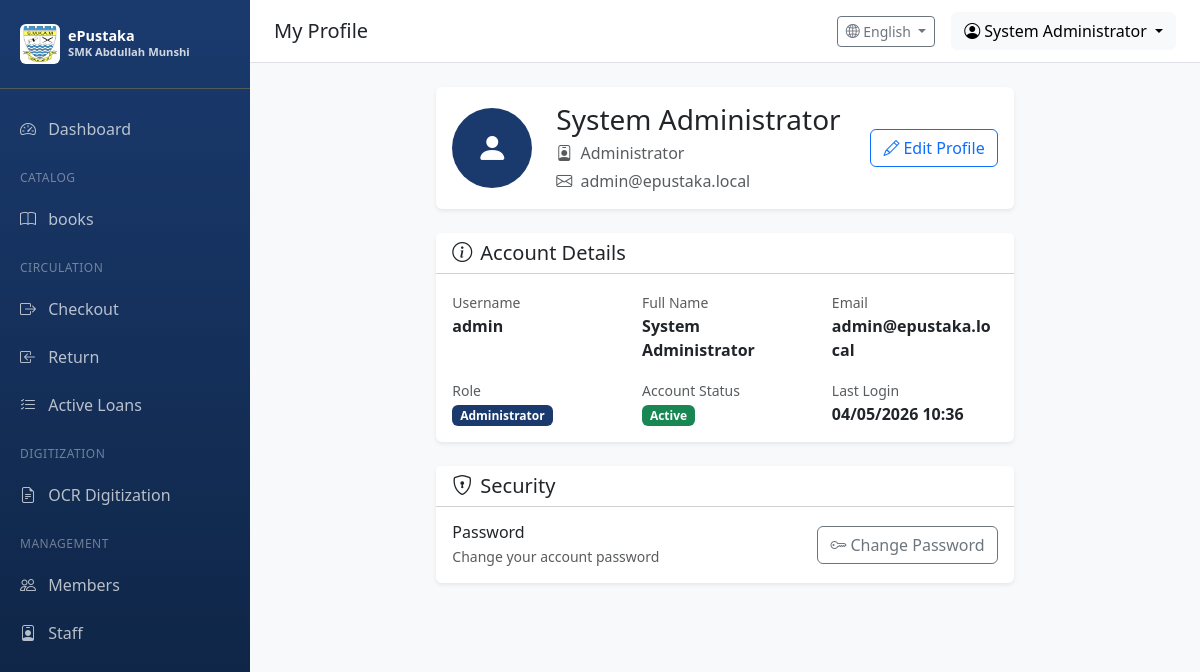
Before: /auth/profile (signed in) with the older database file.
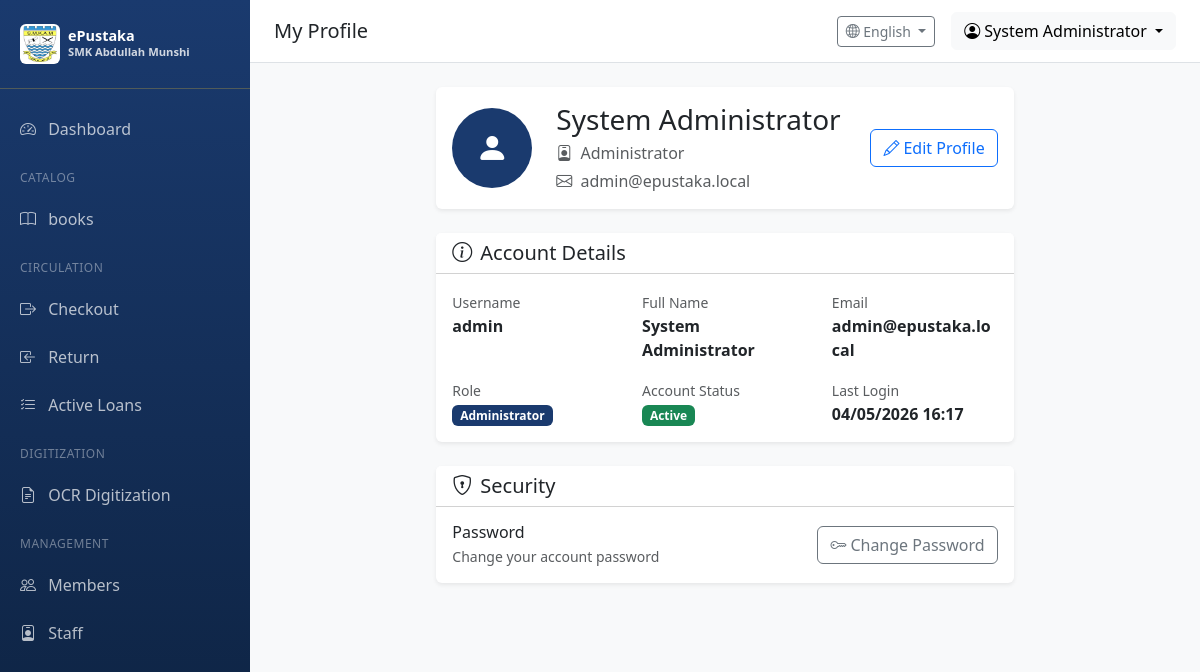
After: the same page with the newer database file.
### app/models/user.py (models this page shows, shortened)
class User(UserMixin, db.Model):
    __tablename__ = 'users'
    id = db.Column(db.Integer, primary_key=True)
    username = db.Column(db.String(64), unique=True, nullable=False, index=True)
    email = db.Column(db.String(120), unique=True, nullable=False, index=True)
    password_hash = db.Column(db.String(256), nullable=False)
    full_name = db.Column(db.String(128))
    is_active = db.Column(db.Boolean, default=True)
    role_id = db.Column(db.Integer, db.ForeignKey('roles.id'))
    created_at = db.Column(db.DateTime, default=datetime.utcnow)
    updated_at = db.Column(db.DateTime, default=datetime.utcnow, onupdate=datetime.utcnow)
    last_login = db.Column(db.DateTime)
    def can(self, perm):
        return self.role is not None and self.role.has_permission(perm)

class Role(db.Model):
    __tablename__ = 'roles'
    id = db.Column(db.Integer, primary_key=True)
    name = db.Column(db.String(64), unique=True, nullable=False)
    description = db.Column(db.String(256))
    permissions = db.Column(db.Integer, default=0)
    is_default = db.Column(db.Boolean, default=False, index=True)
    users = db.relationship('User', backref='role', lazy='dynamic')
    def has_permission(self, perm):
        return self.permissions & perm == perm

### app/routes/auth.py (the view)
@auth_bp.route('/profile')
@login_required
def profile():
    return render_template('auth/profile.html', user=current_user)

### app/models/user.py (called while the page is built)
@login_manager.user_loader
def load_user(user_id):
    return User.query.get(int(user_id))

### app/utils/i18n.py (called while the page is built)
def get_language() -> str:
    try:
        return session.get('language', DEFAULT_LANGUAGE)
    except RuntimeError:
        return DEFAULT_LANGUAGE

def get_text(key: str, lang: str = None) -> str:
    if lang is None:
        lang = get_language()
    if key in TRANSLATIONS:
        trans = TRANSLATIONS[key]
        if lang in trans:
            return trans[lang]
        elif DEFAULT_LANGUAGE in trans:
            return trans[DEFAULT_LANGUAGE]
    return key.replace('_', ' ').title()

def register_i18n(app):
    @app.before_request
    def init_language():
        if 'language' not in session:
            session['language'] = DEFAULT_LANGUAGE
    @app.context_processor
    def inject_i18n():
        return {
            't': get_text,
            'get_text': get_text,
            'current_language': get_language(),
            'languages': LANGUAGES
        }
    @app.route('/set-language/<lang_code>')
    def set_lang(lang_code):
        """Route to change language."""
        from flask import redirect, request
        set_language(lang_code)
        return redirect(request.referrer or '/')

### app/templates/auth/profile.html (shortened to what this page needs)
{% extends "base.html" %}
{% block page_title %}My Profile{% endblock %}
{% block content %}
<div class="container-fluid">
    <div class="row justify-content-center">
        <div class="col-lg-8">
            <div class="card border-0 shadow-sm mb-4">
                <div class="card-body">
                    <div class="row align-items-center">
                        <div class="col-auto">
                            <div class="bg-primary text-white rounded-circle d-flex align-items-center justify-content-center"
                                 style="width: 80px; height: 80px; font-size: 2rem;">
                                <i class="bi bi-person-fill"></i>
                            </div>
                        </div>
                        <div class="col">
                            <h3 class="mb-1">{{ user.full_name or user.username }}</h3>
                            <p class="text-muted mb-1">
                                <i class="bi bi-person-badge me-1"></i>
                                {{ user.role.name if user.role else 'User' }}
                            </p>
                            <p class="text-muted mb-0">
                                <i class="bi bi-envelope me-1"></i>
                                {{ user.email or 'No email set' }}
                            </p>
                        </div>
                        <div class="col-auto">
                            <a href="{{ url_for('auth.edit_profile') }}" class="btn btn-outline-primary">
                                <i class="bi bi-pencil me-1"></i>Edit Profile
                            </a>
                        </div>
                    </div>
                </div>
            </div>
            <div class="card border-0 shadow-sm mb-4">
                <div class="card-header bg-white">
                    <h5 class="mb-0"><i class="bi bi-info-circle me-2"></i>Account Details</h5>
                </div>
                <div class="card-body">
                    <div class="row mb-3">
                        <div class="col-md-4">
                            <label class="text-muted small">Username</label>
                            <p class="mb-0 fw-bold">{{ user.username }}</p>
                        </div>
                        <div class="col-md-4">
                            <label class="text-muted small">Full Name</label>
                            <p class="mb-0 fw-bold">{{ user.full_name or '-' }}</p>
                        </div>
                        <div class="col-md-4">
                            <label class="text-muted small">Email</label>
                            <p class="mb-0 fw-bold">{{ user.email or '-' }}</p>
                        </div>
                    </div>
                    <div class="row">
                        <div class="col-md-4">
                            <label class="text-muted small">Role</label>
                            <p class="mb-0">
                                <span class="badge bg-primary">{{ user.role.name if user.role else 'User' }}</span>
                            </p>
                        </div>
                        <div class="col-md-4">
                            <label class="text-muted small">Account Status</label>
                            <p class="mb-0">
                                {% if user.is_active %}
                                    <span class="badge bg-success">Active</span>
                                {% else %}
                                    <span class="badge bg-secondary">Inactive</span>
                                {% endif %}
                            </p>
                        </div>
                        <div class="col-md-4">
                            <label class="text-muted small">Last Login</label>
                            <p class="mb-0 fw-bold">
                                {{ user.last_login.strftime('%d/%m/%Y %H:%M') if user.last_login else 'Never' }}
                            </p>
                        </div>
                    </div>
                </div>
            </div>
            <div class="card border-0 shadow-sm">
                <div class="card-header bg-white">
                    <h5 class="mb-0"><i class="bi bi-shield-lock me-2"></i>Security</h5>
                </div>
                <div class="card-body">
                    <div class="d-flex justify-content-between align-items-center">
                        <div>
                            <h6 class="mb-1">Password</h6>
                            <p class="text-muted mb-0 small">Change your account password</p>
                        </div>
                        <a href="{{ url_for('auth.change_password') }}" class="btn btn-outline-secondary">
                            <i class="bi bi-key me-1"></i>Change Password
                        </a>
                    </div>
                </div>
            </div>
        </div>
    </div>
</div>
{% endblock %}

### app/templates/base.html (shortened to what this page needs)
<!DOCTYPE html>
<html lang="en">
<head>
    <link href="https://cdn.jsdelivr.net/npm/bootstrap@5.3.2/dist/css/bootstrap.min.css" rel="stylesheet">
    <link href="https://cdn.jsdelivr.net/npm/bootstrap-icons@1.11.1/font/bootstrap-icons.css" rel="stylesheet">
</head>
<body>
    {% if current_user.is_authenticated %}
    <nav class="sidebar">
        <div class="sidebar-brand">
            <div class="d-flex align-items-center">
                <img src="{{ url_for('static', filename='images/Lencana_Sekolah_Menengah_Kebangsaan_Abdullah_Munshi.jpg') }}"
                     alt="SMK Abdullah Munshi"
                     class="me-2 rounded"
                     style="width: 40px; height: 40px; object-fit: contain; background: white; padding: 2px;">
                <div>
                    <div style="font-size: 0.9rem; line-height: 1.2;">ePustaka</div>
                    <div style="font-size: 0.7rem; opacity: 0.8;">SMK Abdullah Munshi</div>
                </div>
            </div>
        </div>
        <ul class="nav flex-column">
            {% if current_user.role and current_user.role.name == 'Student' %}
            <li class="sidebar-section">{{ t('student_portal') }}</li>
            <li class="nav-item">
                <a class="nav-link {% if request.endpoint == 'student.index' %}active{% endif %}" href="{{ url_for('student.index') }}">
                    <i class="bi bi-house"></i> {{ t('home') }}
                </a>
            </li>
            <li class="nav-item">
                <a class="nav-link {% if request.endpoint == 'student.search_books' %}active{% endif %}" href="{{ url_for('student.search_books') }}">
                    <i class="bi bi-search"></i> {{ t('search_books') }}
                </a>
            </li>
            <li class="nav-item">
                <a class="nav-link {% if request.endpoint == 'student.my_loans' %}active{% endif %}" href="{{ url_for('student.my_loans') }}">
                    <i class="bi bi-journal-bookmark"></i> {{ t('my_loans') }}
                </a>
            </li>
            <li class="nav-item">
                <a class="nav-link {% if request.endpoint == 'student.leaderboard' %}active{% endif %}" href="{{ url_for('student.leaderboard') }}">
                    <i class="bi bi-trophy"></i> {{ t('leaderboard') }}
                </a>
            </li>
            {% else %}
            <li class="nav-item">
                <a class="nav-link {% if request.endpoint == 'main.dashboard' %}active{% endif %}" href="{{ url_for('main.dashboard') }}">
                    <i class="bi bi-speedometer2"></i> {{ t('dashboard') }}
                </a>
            </li>
            {% if current_user.can(1) or current_user.can(2) %}
            <li class="sidebar-section">{{ t('catalog') }}</li>
            <li class="nav-item">
                <a class="nav-link {% if 'catalog' in request.endpoint %}active{% endif %}" href="{{ url_for('catalog.index') }}">
                    <i class="bi bi-book"></i> {{ t('books') }}
                </a>
            </li>
            <li class="sidebar-section">{{ t('circulation') }}</li>
            <li class="nav-item">
                <a class="nav-link {% if request.endpoint == 'circulation.checkout' %}active{% endif %}" href="{{ url_for('circulation.checkout') }}">
                    <i class="bi bi-box-arrow-right"></i> {{ t('checkout') }}
                </a>
            </li>
            <li class="nav-item">
                <a class="nav-link {% if request.endpoint == 'circulation.return_book' %}active{% endif %}" href="{{ url_for('circulation.return_book') }}">
                    <i class="bi bi-box-arrow-in-left"></i> {{ t('return') }}
                </a>
            </li>
            <li class="nav-item">
                <a class="nav-link {% if request.endpoint == 'circulation.active_loans' %}active{% endif %}" href="{{ url_for('circulation.active_loans') }}">
                    <i class="bi bi-list-check"></i> {{ t('active_loans') }}
                </a>
            </li>
            {% endif %}
            {% if current_user.can(512) %}
            <li class="sidebar-section">{{ t('digitization') }}</li>
            <li class="nav-item">
                <a class="nav-link {% if 'ocr' in request.endpoint %}active{% endif %}" href="{{ url_for('ocr.index') }}">
                    <i class="bi bi-file-earmark-text"></i> {{ t('ocr_digitization') }}
                </a>
            </li>
            {% endif %}
            {% if current_user.can(128) %}
            <li class="sidebar-section">{{ t('management') }}</li>
            <li class="nav-item">
                <a class="nav-link {% if request.endpoint == 'users.member_list' %}active{% endif %}" href="{{ url_for('users.member_list') }}">
                    <i class="bi bi-people"></i> {{ t('members') }}
                </a>
            </li>
            {% endif %}
            {% if current_user.can(256) %}
            <li class="nav-item">
                <a class="nav-link {% if request.endpoint == 'users.staff_list' %}active{% endif %}" href="{{ url_for('users.staff_list') }}">
                    <i class="bi bi-person-badge"></i> {{ t('staff') }}
                </a>
            </li>
            {% endif %}
            {% endif %}
        </ul>
    </nav>
    <div class="main-content">
        <nav class="top-navbar d-flex justify-content-between align-items-center">
            <div>
                <h5 class="mb-0">{% block page_title %}{{ t('dashboard') }}{% endblock %}</h5>
            </div>
            <div class="d-flex align-items-center gap-3">
                <div class="dropdown">
                    <button class="btn btn-outline-secondary btn-sm dropdown-toggle" type="button" data-bs-toggle="dropdown">
                        <i class="bi bi-globe2"></i> {{ languages.get(current_language, 'English') }}
                    </button>
                </div>
                <div class="dropdown">
                    <button class="btn btn-light dropdown-toggle" type="button" data-bs-toggle="dropdown">
                        <i class="bi bi-person-circle"></i> {{ current_user.full_name or current_user.username }}
                    </button>
                </div>
            </div>
        </nav>
        <div class="content-wrapper">
            {% block content %}{% endblock %}
        </div>
    </div>
    {% else %}
    {% block public_content %}{% endblock %}
    {% endif %}
</body>
</html>

### app/templates/base.html (style rules this page uses)
:root { --sidebar-width: 250px; --primary-color: #1a3a6e; --primary-dark: #0d2240; --accent-color: #d4af37; --accent-light: #f0d77a; }
body { min-height: 100vh; }
.sidebar { position: fixed; top: 0; left: 0; width: var(--sidebar-width); height: 100vh; background: linear-gradient(180deg, var(--primary-color) 0%, var(--primary-dark) 100%); padding-top: 1rem; overflow-y: auto; }
.sidebar .nav-link { color: rgba(255,255,255,0.7); padding: 0.75rem 1.25rem; border-radius: 0; }
.sidebar .nav-link i { width: 24px; margin-right: 0.5rem; }
.sidebar-brand { color: #fff; font-size: 1.25rem; font-weight: 600; padding: 0.5rem 1.25rem 1.5rem; border-bottom: 1px solid rgba(255,255,255,0.1); margin-bottom: 1rem; }
.sidebar-section { color: rgba(255,255,255,0.4); font-size: 0.75rem; text-transform: uppercase; padding: 1rem 1.25rem 0.5rem; letter-spacing: 0.5px; }
.main-content { margin-left: var(--sidebar-width); min-height: 100vh; background: #f8f9fa; }
.top-navbar { background: #fff; border-bottom: 1px solid #dee2e6; padding: 0.75rem 1.5rem; }
.content-wrapper { padding: 1.5rem; }
.bg-primary { background-color: var(--primary-color) !important; }
.sidebar-brand { border-bottom-color: rgba(212, 175, 55, 0.3); }

Changed rows visible on the page:
changed User "System Administrator": last_login "04/05/2026 10:36" → "04/05/2026 16:17"
